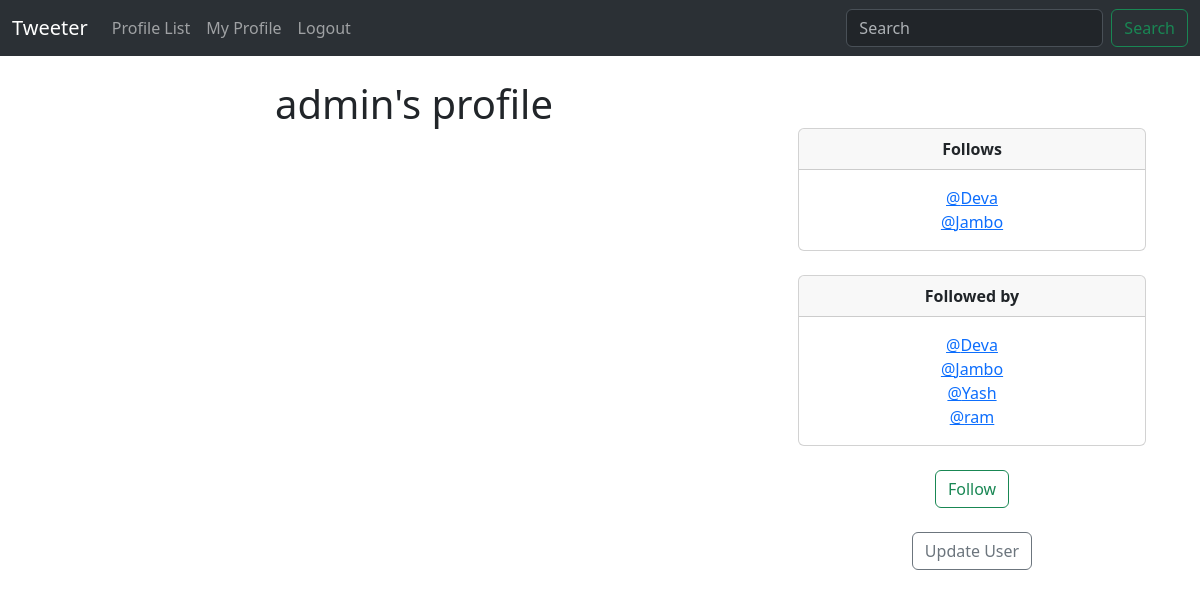
Before: /profile/1 (signed in) with the older database file.
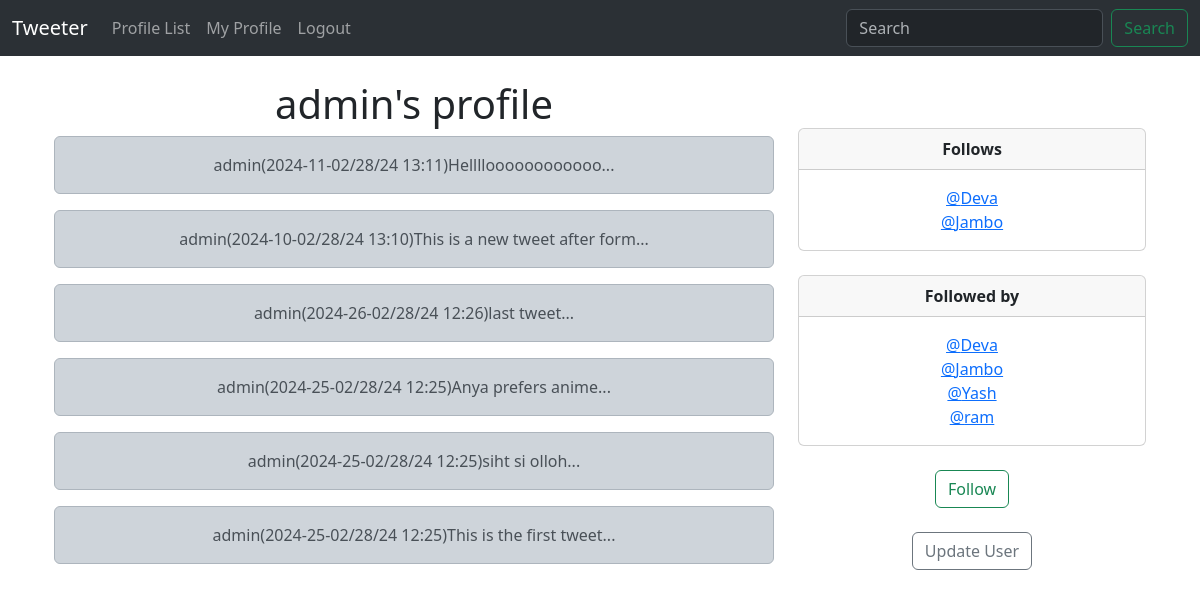
After: the same page with the newer database file.
### musker/models.py (models this page shows)
class Profile(models.Model):
    user = models.OneToOneField(User, on_delete=models.CASCADE)
    follows = models.ManyToManyField(
        "self", related_name="followed_by", symmetrical=False, blank=True
    )
    profile_photo = models.ImageField(null=True,blank=True,upload_to='images/')
    date_modified = models.DateTimeField(User, auto_now=True, auto_now_add=False)
    def __str__(self) -> str:
        return self.user.username

class Tweet(models.Model):
    user = models.ForeignKey(User, on_delete=models.DO_NOTHING, related_name="tweets")
    body = models.CharField(max_length=280)
    created_at = models.DateTimeField(auto_now_add=True)
    def __str__(self) -> str:
        return (
            f"{self.user}"
            f"({self.created_at:%Y-%M-%D %H:%M})"
            f"{self.body}..."
        )

### musker/views.py (the view, shortened to what this page needs)
# urls.py: path('profile/<int:pk>',views.profile,name='profile'),
def profile(request,pk):
    if request.user.is_authenticated:
        my_profile = Profile.objects.get(user_id = pk)
        tweets = Tweet.objects.filter(user_id=pk).order_by("-created_at")
        return render(request,'profile.html',{ "my_profile" : my_profile,"tweets":tweets })
    else:
        messages.error(request,("Erro: You are not loged in"))
        return redirect('home')

### templates/profile.html (shortened to what this page needs)
{% extends "base.html" %} {% block container %}
<div>
  {% if my_profile %}
  <div class="container text-center">
    <div class="row">
      <div class="col-8">
        <h1>{{my_profile.user.username}}'s profile</h1>
        {% if tweets %} {% for i in tweets %}
        <div class="alert alert-dark" role="alert">{{i}}<br /></div>
        {% endfor %} {% endif %}
      </div>
      <div class="col-4">
        <br /><br />
        <div class="card">
          <div class="card-header">
            <strong>Follows</strong>
          </div>
          <div class="card-body">
            <p class="card-text">
              {% for i in my_profile.follows.all %}
              <a href="{% url 'profile' i.user.id %}"> @{{i}}</a>
              <br />
              {% endfor %}
            </p>
          </div>
        </div>
        <br />
        <div class="card">
          <div class="card-header"><strong>Followed by</strong><br /></div>
          <div class="card-body">
            <p class="card-text">
              {% for i in my_profile.followed_by.all %}
              <a href="{% url 'profile' i.user.id %}"> @{{i}}</a>
              <br />
              {% endfor %}
            </p>
          </div>
        </div>
        <br />
        <form method="POST">
          {% csrf_token %} {% if my_profile in user.profile.follows.all%}
          <button class="btn btn-outline-danger" name="follow" value="unfollow">
            Unfollow
          </button>
          {% else %}
          <button class="btn btn-outline-success" name="follow" value="follow">
            Follow
          </button>
          {% endif %}
        </form>
        <br />
        {% if request.user.id == my_profile.user.id %}
        <a href="{% url 'update_user' %}" class="btn btn-outline-secondary"
          >Update User</a
        >
        {% endif %}
      </div>
    </div>
  </div>
  {% endif %}
</div>
{% endblock container %}

Changed rows visible on the page:
added Tweet: user+created_at+body "admin(2024-11-02/28/24 13:11)Helllloooooooooooo..."
added Tweet: user+created_at+body "admin(2024-10-02/28/24 13:10)This is a new tweet after form..."
added Tweet: user+created_at+body "admin(2024-26-02/28/24 12:26)last tweet..."
added Tweet: user+created_at+body "admin(2024-25-02/28/24 12:25)Anya prefers anime..."
added Tweet: user+created_at+body "admin(2024-25-02/28/24 12:25)siht si olloh..."
added Tweet: user+created_at+body "admin(2024-25-02/28/24 12:25)This is the first tweet..."
